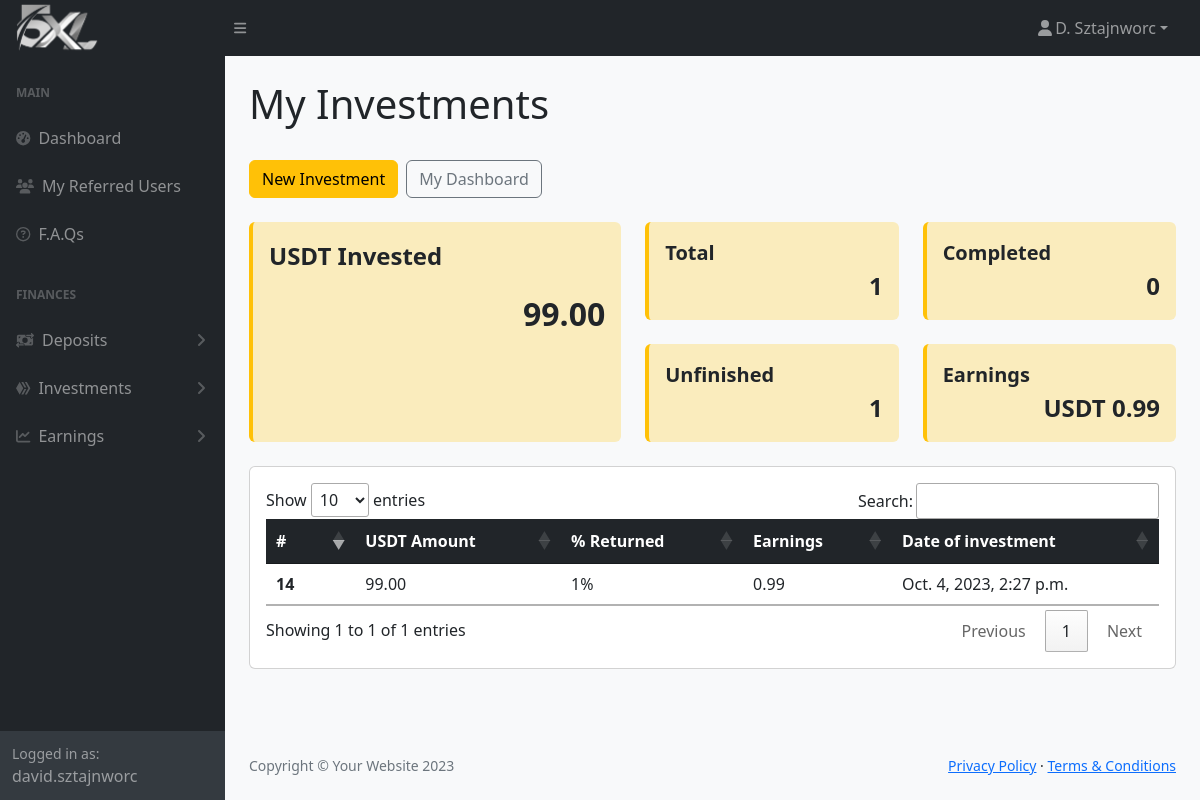
The page /investments/ (signed in) on the database its author committed.
### myapp/models.py (models this page shows, shortened)
class Profile(models.Model):
    user = models.OneToOneField(User, on_delete=models.CASCADE)
    firstName = models.CharField(max_length=100, default='')
    lastName = models.CharField(max_length=100, default='')
    phone = models.CharField(max_length=100, default='')
    country = models.CharField(max_length=100, default='')
    dateOfBirth = models.DateField(null=True, blank=True)
    dateJoined = models.DateField(auto_now_add=True)
    referral_code = models.CharField(max_length=12, unique=True, blank=True)
    referred_by = models.ForeignKey(
        'self', on_delete=models.SET_NULL, null=True, blank=True)
    balance = models.DecimalField(max_digits=20, decimal_places=2, default=0, blank=True)
    ewallet = models.CharField(max_length=100, null=True, blank=True)
    def get_full_name(self):
        return f"{self.firstName} {self.lastName}"
    def get_short_name(self):
        return self.firstName[0] + ". " + self.lastName
    def getCountOfInvestments(self):
        return Investments.objects.filter(user=self.user).count()
    def getTotalInvestments(self):
        total = 0
        for investment in Investments.objects.filter(user=self.user):
            total += investment.amount
        return total
    def getCountOfInvestmentsCompleted(self):
        return Investments.objects.filter(user=self.user, percentage_returned=200).count()
    def getCountOfInvestmentsPending(self):
        return Investments.objects.filter(user=self.user, percentage_returned__lt=200).count()
    def getEarningsByInvestment(self):
        investments = Investments.objects.filter(user=self.user)
        total = 0
        for investment in investments:
            total += investment.returns
        return total

class Investments(models.Model):
    user = models.ForeignKey(User, on_delete=models.CASCADE)
    amount = models.DecimalField(max_digits=20, decimal_places=2)
    returns = models.DecimalField(max_digits=20, decimal_places=2, default=0)
    percentage_returned = models.IntegerField(default=0, editable=False, blank=True, null=True)
    date = models.DateTimeField(auto_now_add=True)
    last_updated = models.DateTimeField(auto_now=True, null=True, blank=True)

### myapp/views.py (the view)
# urls.py: path('investments/', views.investments, name='investments'),
@login_required
def investments(request):
    investments = request.user.investments_set.all().order_by("-date")
    return render(request, "investments.html", {"investments": investments})

### myapp/templates/investments.html (shortened to what this page needs)
{% extends "layout.html" %}
{% block content %}
    <main>
        <div class="container-fluid px-4">
            <div class="row">
                <h1 class="mt-4">My Investments</h1>
                <div class="col-12 mt-4">
                    <div class="d-flex">
                        <div class="me-2">
                            <a href="{% url 'newInvestment' %}" class="btn btn-warning">New Investment</a>
                        </div>
                        <div class="me-2">
                            <a href="{% url 'index' %}" class="btn btn-outline-secondary">My Dashboard</a>
                        </div>
                    </div>
                </div>
                <div class="col-12 mt-4">
                    <div class="row">
                        <div class="col-md-5 pb-4">
                            <div class="card bg-warning bg-opacity-25 mb-4 border border-warning border-4 border-top-0 border-end-0 border-bottom-0 h-100">
                                <div class="card-body">
                                    <p class="fw-bolder fs-4">USDT Invested</p>
                                    <p class="fw-bolder text-end fs-2">{{ request.user.profile.getTotalInvestments|floatformat:2 }}</p>
                                </div>
                            </div>
                        </div>
                        <div class="col-md-7">
                            <div class="row">
                                    <div class="col-6">
                                        <div class="card bg-warning bg-opacity-25 mb-4 border border-warning border-4 border-top-0 border-end-0 border-bottom-0">
                                            <div class="card-body">
                                                <p class="fw-bolder fs-5 m-0">Total</p>
                                                <p class="fw-bolder text-end fs-4 m-0">{{ request.user.profile.getCountOfInvestments }}</p>
                                            </div>
                                        </div>
                                    </div>
                                    <div class="col-6">
                                        <div class="card bg-warning bg-opacity-25 mb-4 border border-warning border-4 border-top-0 border-end-0 border-bottom-0">
                                            <div class="card-body">
                                                <p class="fw-bolder fs-5 m-0">Completed</p>
                                                <p class="fw-bolder text-end fs-4 m-0">{{ request.user.profile.getCountOfInvestmentsCompleted }}</p>
                                            </div>
                                        </div>
                                    </div>
                                    <div class="col-6">
                                        <div class="card bg-warning bg-opacity-25 mb-4 border border-warning border-4 border-top-0 border-end-0 border-bottom-0">
                                            <div class="card-body">
                                                <p class="fw-bolder fs-5 m-0">Unfinished</p>
                                                <p class="fw-bolder text-end fs-4 m-0">{{ request.user.profile.getCountOfInvestmentsPending }}</p>
                                            </div>
                                        </div>
                                    </div>
                                    <div class="col-6">
                                        <div class="card bg-warning bg-opacity-25 mb-4 border border-warning border-4 border-top-0 border-end-0 border-bottom-0">
                                            <div class="card-body">
                                                <p class="fw-bolder fs-5 m-0">Earnings</p>
                                                <p class="fw-bolder text-end fs-4 m-0">USDT {{ request.user.profile.getEarningsByInvestment }}</p>
                                            </div>
                                        </div>
                                    </div>
                            </div>
                        </div>
                    </div>
                    <div class="card card-body table-responsive">
                        <table class="table " id="dataTable" width="100%">
                            <thead class="table-dark">
                                <tr>
                                    <th scope="col" style="width: 10%;">#</th>
                                    <th scope="col">USDT Amount</th>
                                    <th scope="col">% Returned</th>
                                    <th scope="col">Earnings</th>
                                    <th scope="col">Date of investment</th>
                                </tr>
                            </thead>
                            <tbody>
                                {% for investment in investments %}
                                <tr>
                                    <th scope="row">{{ investment.id }}</th>
                                    <td>{{ investment.amount }}</td>
                                    <td>{{ investment.percentage_returned }}%</td>
                                    <td>{{ investment.returns|floatformat:2 }}</td>
                                    <td>{{ investment.date }}</td>
                                </tr>
                                {% endfor %}
                            </tbody>
                        </table>
                    </div>
                </div>
            </div>
        </div>
    </main>
{% endblock %}

### myapp/templates/layout.html (shortened to what this page needs)
{% load static %}
<!DOCTYPE html>
<html lang="en">
<head>
    <link rel="stylesheet" type="text/css" href="{% static 'css/styles.css' %}">
    <link rel="stylesheet" href="https://cdn.jsdelivr.net/npm/bootstrap-icons@1.10.4/font/bootstrap-icons.css">
    <link rel="stylesheet" type="text/css" href="https://cdn.datatables.net/1.11.3/css/jquery.dataTables.css">
    <link href="https://cdn.jsdelivr.net/npm/select2@4.1.0-rc.0/dist/css/select2.min.css" rel="stylesheet" />
</head>
<body class="sb-nav-fixed bg-light">
    <nav class="sb-topnav navbar navbar-expand navbar-dark bg-dark">
        <a class="navbar-brand ps-3" href="{% url 'index' %}">
            <img src="{% static 'img/logo_white.png' %}" alt="" height="100" class="d-inline-block align-text-top"
                style="
            margin-top: -10px; margin-bottom: -10px; margin-left: -10px; margin-right: -10px; padding: 0px;">
        </a>
        <button class="btn btn-link btn-sm order-1 order-lg-0 me-4 me-lg-0" id="sidebarToggle" href="#!"><i
                class="fas fa-bars"></i></button>
        <ul class="navbar-nav ms-auto ms-md-0 me-3 me-lg-4">
            <li class="nav-item dropdown">
                <a class="nav-link dropdown-toggle" id="navbarDropdown" href="#" role="button" data-bs-toggle="dropdown"
                    aria-expanded="false"><i class="fas fa-user fa-fw"></i>{{user.profile.get_short_name}}</a>
            </li>
        </ul>
    </nav>
    <div id="layoutSidenav">
        <div id="layoutSidenav_nav">
            <nav class="sb-sidenav accordion sb-sidenav-dark" id="sidenavAccordion">
                <div class="sb-sidenav-menu">
                    <div class="nav">
                        <div class="sb-sidenav-menu-heading">Main</div>
                        <a class="nav-link" href="{% url 'index' %}">
                            <div class="sb-nav-link-icon"><i class="fas fa-tachometer-alt"></i></div>
                            Dashboard
                        </a>
                        <a class="nav-link" href="{% url 'referrals' %}">
                            <div class="sb-nav-link-icon"><i class="fas fa-users"></i></div>
                            My Referred Users
                        </a>
                        <a class="nav-link" href="{% url 'faqs' %}">
                            <div class="sb-nav-link-icon"><i class="fa-regular fa-circle-question"></i></div>
                            F.A.Qs
                        </a>
                        <div class="sb-sidenav-menu-heading">Finances</div>
                        <a class="nav-link collapsed" href="#" data-bs-toggle="collapse"
                            data-bs-target="#collapseDeposits" aria-expanded="false" aria-controls="collapseDeposits">
                            <div class="sb-nav-link-icon"><i class="fa-solid fa-money-bill-transfer"></i></div>
                            Deposits
                            <div class="sb-sidenav-collapse-arrow"><i class="fas fa-angle-down"></i></div>
                        </a>
                        <a class="nav-link collapsed" href="#" data-bs-toggle="collapse"
                            data-bs-target="#collapseInvestments" aria-expanded="false" aria-controls="collapseInvestments">
                            <div class="sb-nav-link-icon"><i class="fa-brands fa-hive"></i></div>
                            Investments
                            <div class="sb-sidenav-collapse-arrow"><i class="fas fa-angle-down"></i></div>
                        </a>
                        <a class="nav-link collapsed" href="#" data-bs-toggle="collapse"
                            data-bs-target="#collapseEarnings" aria-expanded="false" aria-controls="collapseEarnings">
                            <div class="sb-nav-link-icon"><i class="fa-solid fa-chart-line"></i></div>
                            Earnings
                            <div class="sb-sidenav-collapse-arrow"><i class="fas fa-angle-down"></i></div>
                        </a>
                    </div>
                </div>
                <div class="sb-sidenav-footer">
                    <div class="small">Logged in as:</div>
                    {{user}}
                </div>
            </nav>
        </div>
        <div id="layoutSidenav_content">
            {% block content %}
            {% endblock %}
            <footer class="py-4 bg-light mt-auto">
                <div class="container-fluid px-4">
                    <div class="d-flex align-items-center justify-content-between small">
                        <div class="text-muted">Copyright &copy; Your Website 2023</div>
                        <div>
                            <a href="#">Privacy Policy</a>
                            &middot;
                            <a href="#">Terms &amp; Conditions</a>
                        </div>
                    </div>
                </div>
            </footer>
        </div>
    </div>
</body>
</html>

### rows shown on the page
Investments: id "14", amount "99.00", percentage_returned "1", returns "0.99", date "Oct. 4, 2023, 2:27 p.m."

### other values the page prints
{{ user.profile.get_short_name }} "D. Sztajnworc"
{{ user }} "david.sztajnworc"
{{ request.user.profile.getTotalInvestments|floatformat:2 }} "99.00"
{{ request.user.profile.getCountOfInvestments }} "1"
{{ request.user.profile.getCountOfInvestmentsCompleted }} "0"
{{ request.user.profile.getCountOfInvestmentsPending }} "1"
{{ request.user.profile.getEarningsByInvestment }} "0.99"
